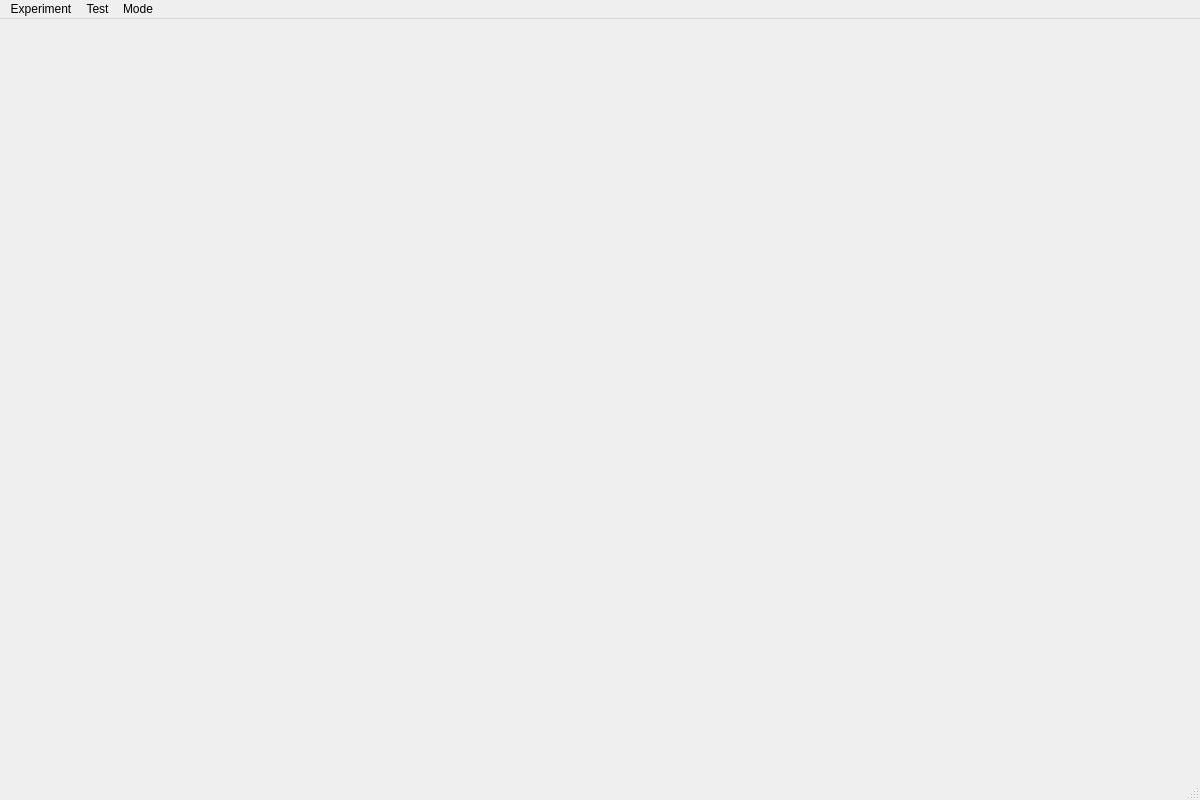
<?xml version="1.0" encoding="UTF-8"?>
<ui version="4.0">
 <class>UserStudyMainWindow</class>
 <widget class="QMainWindow" name="UserStudyMainWindow">
  <property name="geometry">
   <rect>
    <x>0</x>
    <y>0</y>
    <width>1200</width>
    <height>800</height>
   </rect>
  </property>
  <property name="minimumSize">
   <size>
    <width>1200</width>
    <height>800</height>
   </size>
  </property>
  <property name="windowTitle">
   <string>User Study System</string>
  </property>
  <widget class="QWidget" name="centralWidget"/>
  <widget class="QMenuBar" name="menuBar">
   <property name="geometry">
    <rect>
     <x>0</x>
     <y>0</y>
     <width>1200</width>
     <height>21</height>
    </rect>
   </property>
   <widget class="QMenu" name="menuhello">
    <property name="title">
     <string>Experiment</string>
    </property>
    <addaction name="actionExp1"/>
    <addaction name="actionExp2"/>
    <addaction name="actionExperiment_3"/>
   </widget>
   <widget class="QMenu" name="menu">
    <property name="title">
     <string>Test</string>
    </property>
    <addaction name="actionColor"/>
    <addaction name="action3DDevice"/>
    <addaction name="actionStereo"/>
   </widget>
   <widget class="QMenu" name="menu_2">
    <property name="title">
     <string>Mode</string>
    </property>
    <addaction name="actionNVIDIA3D"/>
    <addaction name="actionCommonShutter"/>
   </widget>
   <addaction name="menuhello"/>
   <addaction name="menu"/>
   <addaction name="menu_2"/>
  </widget>
  <widget class="QStatusBar" name="statusBar"/>
  <action name="actionExp13D_2">
   <property name="text">
    <string>3D测试</string>
   </property>
  </action>
  <action name="action2D">
   <property name="text">
    <string>2D测试</string>
   </property>
  </action>
  <action name="actionExp2">
   <property name="text">
    <string>Experiment 2: Verifying Simple 2D-Ghost-Free Stereo</string>
   </property>
  </action>
  <action name="actionExp3">
   <property name="text">
    <string>Experiment 3: Assessment</string>
   </property>
  </action>
  <action name="actionColor">
   <property name="text">
    <string>Color Blind Test</string>
   </property>
  </action>
  <action name="action3DDevice">
   <property name="text">
    <string>3D Device Test</string>
   </property>
  </action>
  <action name="actionStereo">
   <property name="text">
    <string>Stereo Blind Test</string>
   </property>
  </action>
  <action name="actionExp1">
   <property name="text">
    <string>Experiment 1: Determining Gaussian Blurring</string>
   </property>
  </action>
  <action name="actionNVIDIA3D">
   <property name="text">
    <string>NVIDIA 3D VISION Mode</string>
   </property>
  </action>
  <action name="actionCommonShutter">
   <property name="text">
    <string>COMMON SHUTTER 3D Mode</string>
   </property>
  </action>
  <action name="actionexp2Sup">
   <property name="text">
    <string>实验2补充</string>
   </property>
  </action>
  <action name="actionExperiment_3">
   <property name="text">
    <string>Experiment 3: Assessment</string>
   </property>
  </action>
 </widget>
 <layoutdefault spacing="6" margin="11"/>
 <resources>
  <include location="../../oldVersion/QtDxRaw/QtDxRaw/QtDxRaw.qrc"/>
 </resources>
 <connections/>
</ui>
